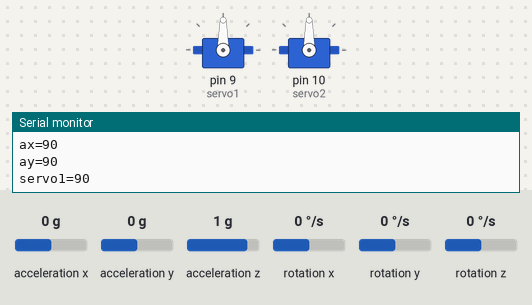
Bench run of a sketch on a simulated Arduino Uno, built with avr-gcc and run on an emulated ATmega328P. Parts: 2 × servo, the last lines printed to the serial monitor. Inputs (shaded band) come from the test bench; at power-on: acceleration x 0 g, acceleration y 0 g, acceleration z 1 g, rotation x 0 °/s, rotation y 0 °/s, rotation z 0 °/s.

Above: at 1.2 s.
1.3 s: acceleration x set to -1.4 g
At 2.51 s:
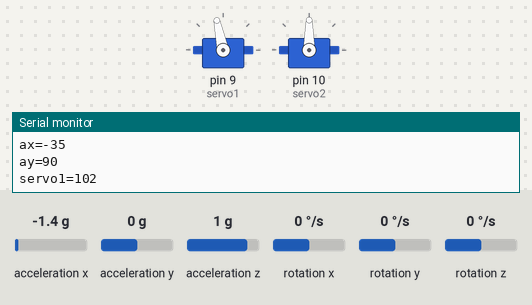
4.3 s: acceleration x set to 0 g
At 4.3 s:
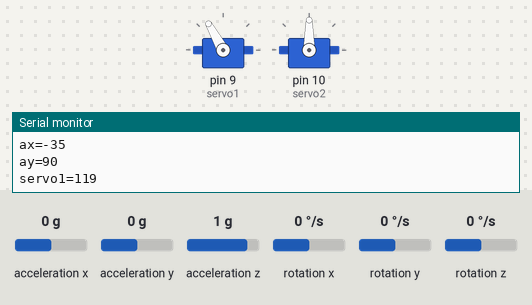
7.3 s: acceleration x set to -0.8 g
At 8.59 s:
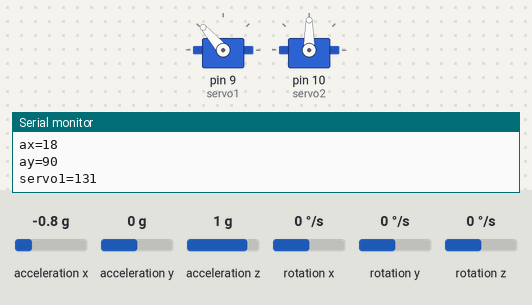
10.3 s: acceleration x set to 0.8 g
13.3 s: acceleration x set to -0.1 g
Timing chart, 0 to 21.2 s (numbered marks = the images above; inputs shaded):
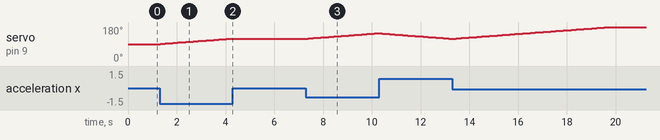

Measured:
- after the input at 1.3 s, servo on pin 9 (servo1): moves from 90° to 119° over 2.9 s, starting at once
- after the input at 4.3 s, servo on pin 9 (servo1): stays 119° (without the input it goes to 120° after 0.05 s)
- after the input at 7.3 s, servo on pin 9 (servo1): moves from 119° to 147° over 2.8 s, starting after 0.09 s

The sketch:

ArduinoIMU_Servo.ino
```cpp
#include "MPU6050.h" //Mpu6050 kütüphanesi
#include "Wire.h"
#include <Servo.h>

Servo servo1;
Servo servo2;
MPU6050 accelgyro; // Mpu6050 sensör tanımlama
int16_t ax, ay, az; //ivme tanımlama
int16_t gx, gy, gz; //gyro tanımlama

int16_t x=90;
int16_t y=90;

void setup() {
  servo1.attach(9);
  servo2.attach(10);
  Wire.begin();
  Serial.begin(9600);
  Serial.println("I2C cihazlar başlatılıyor...");
  accelgyro.initialize();
  Serial.println("Test cihazı bağlantıları...");
  Serial.println(accelgyro.testConnection() ? "MPU6050 bağlantı başarılı" : "MPU6050 bağlantısı başarısız");
}

void loop() {
  accelgyro.getMotion6(&ax, &ay, &az, &gx, &gy, &gz); // ivme ve gyro değerlerini okuma
  ax=map(ax,-16384,16384,0,180);
  //Serial.println(ax);
  ay=map(ay,-16384,16384,0,180);
  //Serial.println(ay);

  if(ax>90){
    x=x-1;
    servo1.write(x);
  }
  else if(ax<90){
    x=x+1;
    servo1.write(x);
  }
  if(x>=180){
    x=180;
  }
  else if(x<=0){
    x=0;
  }
  //servo1.write(90);
  servo2.write(90);// y ekseni sabit durması için
  Serial.print("ax=");Serial.println(ax);
  Serial.print("ay=");Serial.println(ay);
  Serial.print("servo1=");Serial.println(x);


  /*Serial.print(ay); Serial.print("\t");
  Serial.print(az); Serial.print("\t");
  Serial.print(gx); Serial.print("\t");
  Serial.print(gy); Serial.print("\t");
  Serial.println(gz);*/
  delay(100);
}
```
